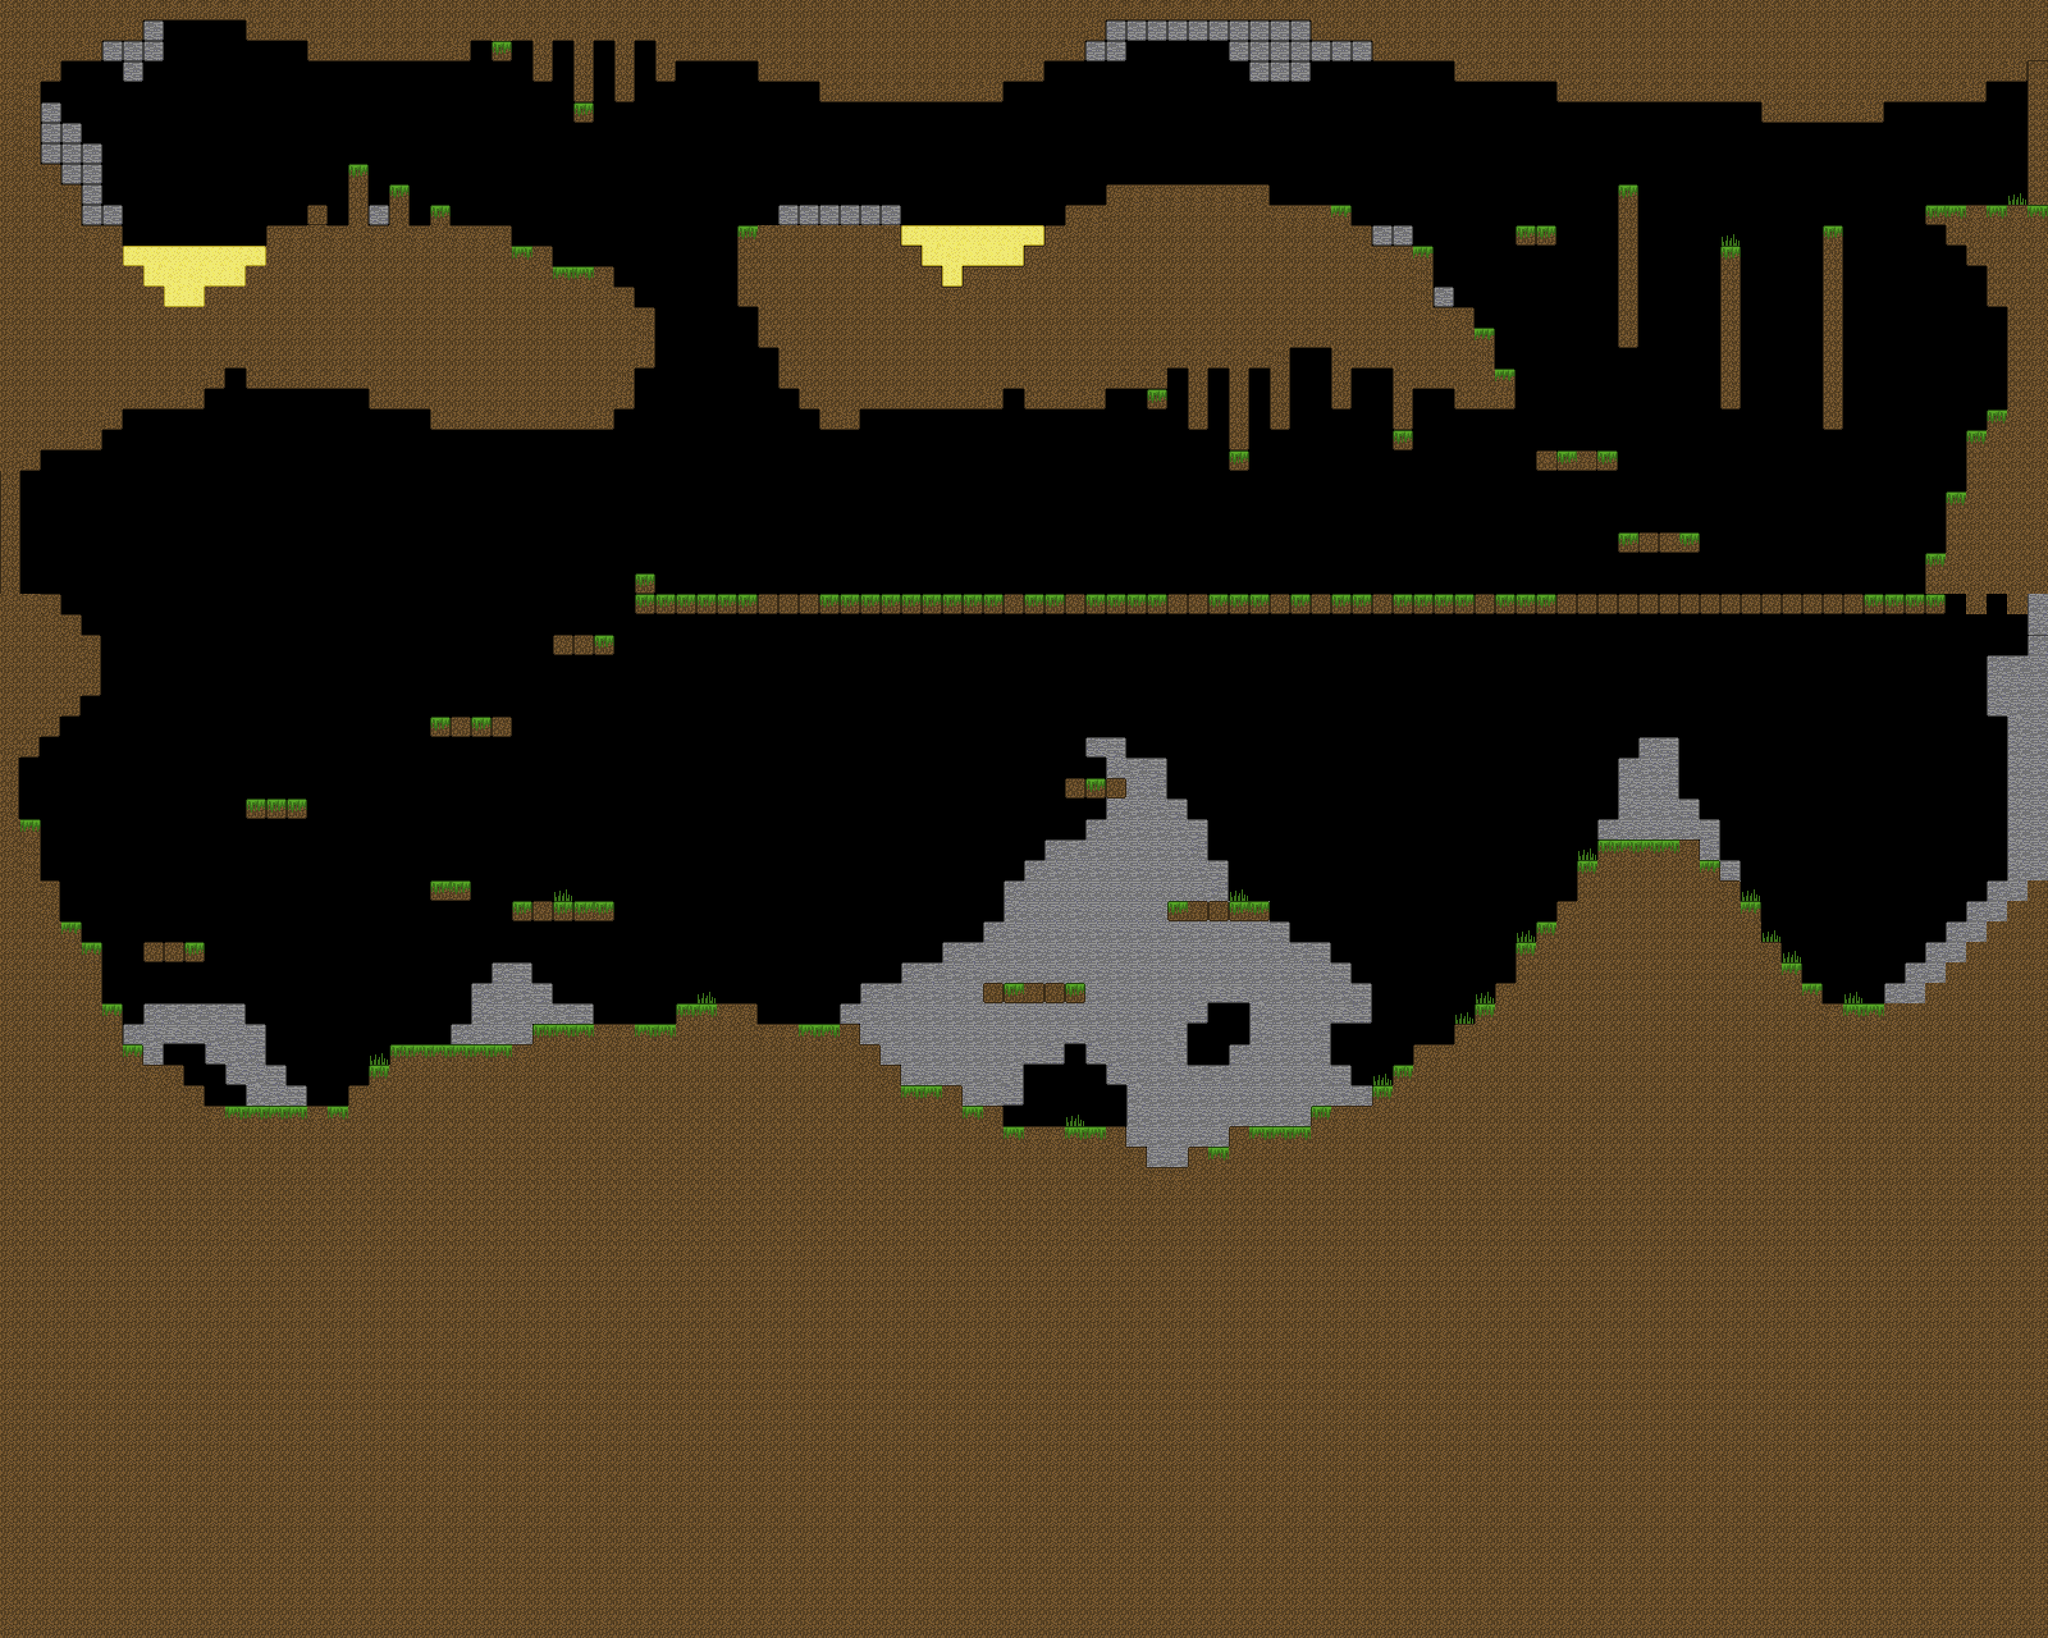

The image is a tile-based game level rendered from a .tmx file. Its description and source (layers, tilesets, objects; grid data summarised) follow:
An orthogonal 100x80 tile map with 32x32 px tiles, 3 tile layers (Background, CollisionLayer, Foreground), 2 tilesets.

<map version="1.0" orientation="orthogonal" width="100" height="80" tilewidth="32" tileheight="32">
 <tileset firstgid="1" name="newTileset" tilewidth="32" tileheight="32">
  <image source="newTileset.png" width="720" height="720" />
 </tileset>
 <tileset firstgid="485" name="newTileset" tilewidth="32" tileheight="32">
  <tileoffset x="1" y="0" />
  <image source="newTileset.png" width="720" height="720" />
 </tileset>
 <layer name="Background" width="100" height="80">
  <data>[8000 cells, 2324 non-empty, 22 distinct tile ids]</data>
 </layer>
 <layer name="CollisionLayer" width="100" height="80">
  <data>[8000 cells, 2415 non-empty, 44 distinct tile ids]</data>
 </layer>
 <layer name="Foreground" width="100" height="80">
  <data>[8000 cells, 27 non-empty, 8 distinct tile ids]</data>
 </layer>
</map>
